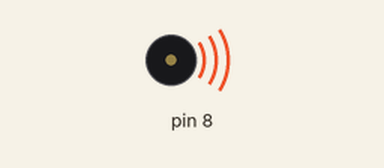
This sketch was run on a simulated Arduino Uno, built with avr-gcc and run on an emulated ATmega328P. On the bench: buzzer (waves = sounding).

Above: at 0.1 s.
At 7.4 s:
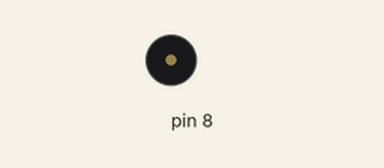
Timing chart, 0 to 8.7 s (numbered marks = the images above):
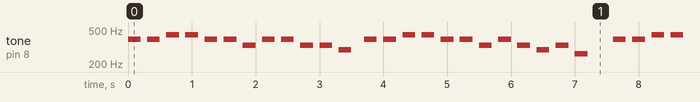

The sketch:

Piezo_2.ino
```cpp
int c = 262;
int d = 294;
int e = 330;
int f = 349;
int g = 392;
int a = 440;
int b = 494;

int notes[25] = { g, g, a, a, g, g, e, g, g, e, e, d, g, g, a, a, g, g, e, g, e, d, e, c };

void setup() {
  pinMode (8, OUTPUT);
}

void loop() {
  for (int i = 0; i < 12; i++) {
    tone (8, notes[i], 200);
    delay (300);
  }
  delay(100);

  for (int i = 12; i < 25; i++) {
    tone (8, notes[i], 200);
    delay(300);
  }
}
```

Measured:
- by itself, tone on pin 8: plays 392 Hz for 0.20 s, 392 Hz for 0.20 s, 440 Hz for 0.20 s, 440 Hz for 0.20 s, 392 Hz for 0.20 s, 392 Hz for 0.20 s … (411 notes in this stretch)
